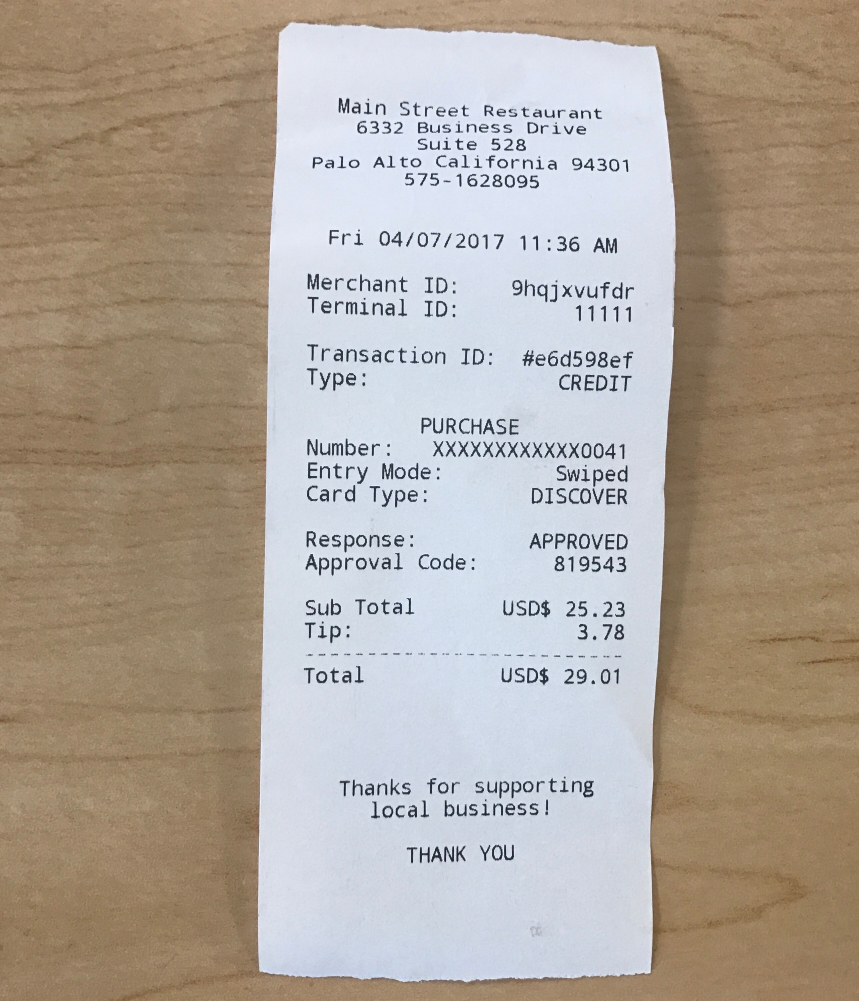
#> input picture data/Ticket.jpeg, 2577 x 3001 px (shown at 1/3 size)
$ python -i processing.py   (imports and definitions only)
#> lines starting #> are read from the running program, lines starting #| are printed output that depends on the picture; after the words box and inside, x2 and y2 are one past the last pixel; in counts of white or black regions, pixels touching at a corner belong together
#> further down, picture is the input picture: PIL image 2577x3001 RGB; mean R, G, B 175.3, 165.2, 154.3
import PIL
from PIL import Image
import numpy as np
import cv2
import matplotlib.pyplot as plt
import streamlit as st

def histogram(_img, gray_scale):
    img_array = np.array(_img.convert("L"))
    fig, ax = plt.subplots()
    ax.hist(img_array.ravel(), bins=256, range=(0, 256), color="green")
    ax.set_title("Intensités (niveaux de gris)")
    ax.set_xlabel("Luminosité (0-255)")
    ax.set_ylabel("Nombre de pixels")
    return fig

def otsu(_img):
    img_array = np.array(_img.convert("L"))
    threshold, image_bin = cv2.threshold(img_array, 0, 255, cv2.THRESH_BINARY + cv2.THRESH_OTSU)
    img_bin = Image.fromarray(image_bin)
    return (threshold, image_bin)

def morpho(_img_bin, kernel_size, iterations):
    kernel = np.ones((kernel_size, kernel_size), np.uint8)
    img = np.array(_img_bin)
    img_erode = cv2.erode(img, kernel, iterations)
    img_dilate = cv2.dilate(img, kernel, iterations)
    img_open = cv2.morphologyEx(img, cv2.MORPH_OPEN, kernel)
    img_close = cv2.morphologyEx(img, cv2.MORPH_CLOSE, kernel)
    return (img_erode, img_dilate, img_open, img_close)

def canny_edge_detection(_img, min_threshold=100, max_threshold=200):
    img_array = np.array(_img.convert("L"))
    edges = cv2.Canny(img_array, min_threshold, max_threshold)
    return Image.fromarray(edges)

def save_image(_img, filename):
    _img.save(filename)
    return filename

def full_processing_pipeline(_image_pil, bg_type="light", blur_strength=5, morph_val=3, min_area=500):
#> called with bg_type = 'light', blur_strength = 5, morph_val = 3, min_area = 500
    img_copy = _image_pil.copy()
    img_copy.thumbnail((500, 500))
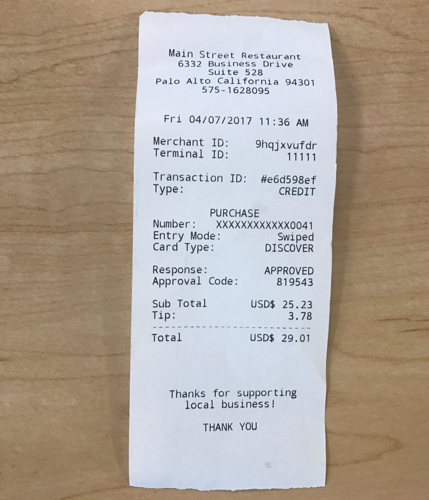
#> img_copy: PIL image 429x500 RGB; mean R, G, B 175.2, 165, 154.2
    img_area = img_copy.size[0] * img_copy.size[1]
#> img_area = 214500
    img_rgb = np.array(img_copy.convert('RGB'))
    img_gray = cv2.cvtColor(img_rgb, cv2.COLOR_RGB2GRAY)
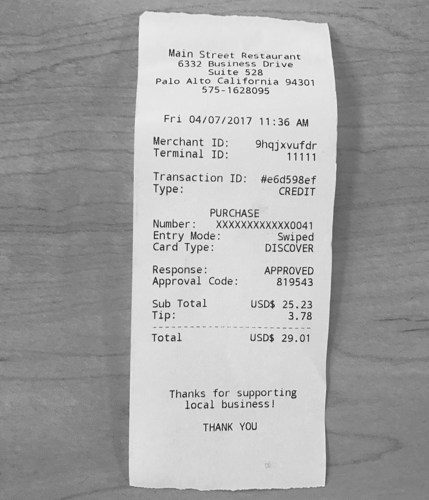
#> img_gray: shape (500, 429); min 35, max 249, mean 166.8
    k_blur = blur_strength if blur_strength % 2 != 0 else blur_strength + 1
    img_blurred = cv2.GaussianBlur(img_gray, (k_blur, k_blur), 0)
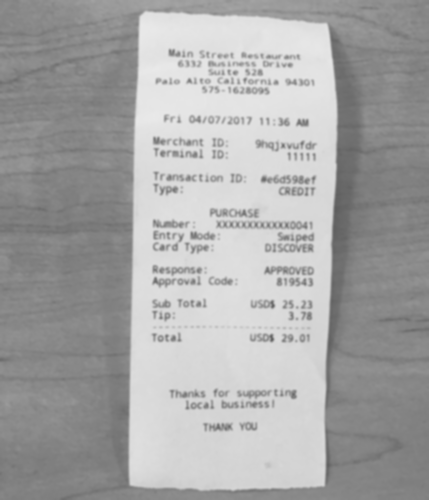
#> img_blurred: shape (500, 429); min 94, max 233, mean 166.8
    mode = cv2.THRESH_BINARY_INV if bg_type == "light" else cv2.THRESH_BINARY
    if bg_type == "light":
        img_bin = cv2.adaptiveThreshold(
            img_blurred, 255,
            cv2.ADAPTIVE_THRESH_GAUSSIAN_C,
            cv2.THRESH_BINARY,
            11, 2)
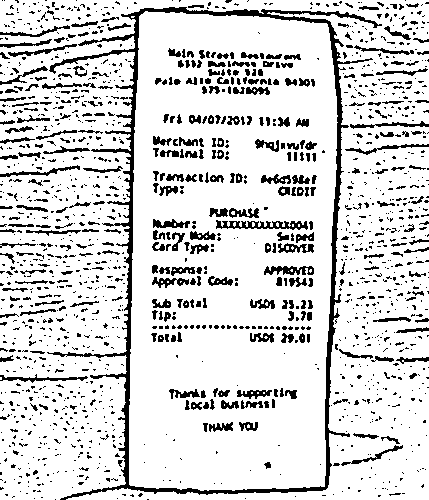
#> img_bin: shape (500, 429); 84.5% white; 1561 black regions (1230 under 20 px), largest, box (x1, y1, x2, y2) and area: (47, 7, 382, 500) 8013, (216, 220, 308, 230) 484, (264, 266, 314, 275) 290
    else:
        img_bin = cv2.adaptiveThreshold(
            img_blurred, 255,
            cv2.ADAPTIVE_THRESH_GAUSSIAN_C,
            cv2.THRESH_BINARY_INV,
            11, 2)
    kernel = np.ones((morph_val, morph_val), np.uint8)
    img_morpho = cv2.morphologyEx(img_bin, cv2.MORPH_OPEN, kernel)
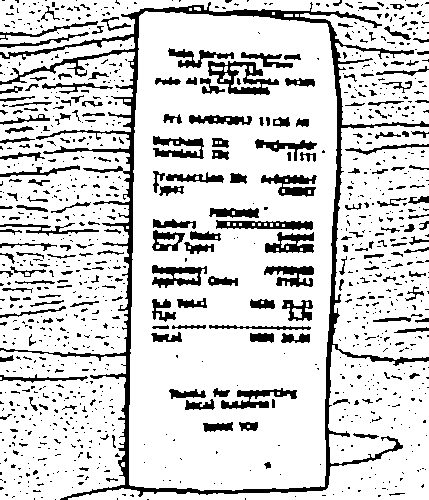
#> img_morpho: shape (500, 429); 82.6% white; 1051 black regions (842 under 20 px)
    img_final_render = img_rgb.copy()
    contours, _ = cv2.findContours(img_morpho, cv2.RETR_EXTERNAL, cv2.CHAIN_APPROX_SIMPLE)
#> contours = 18 contours, 11 with area under 20; largest, box (x1, y1, x2, y2) and area: (129, 11, 337, 491) 92850, (0, 52, 135, 355) 32466, (333, 125, 429, 360) 19435, (0, 0, 429, 125) 16745, (0, 350, 126, 500) 16478, (68, 345, 429, 500) 14934, (0, 37, 135, 82) 1638
    real_count = 0
    for cnt in contours:
        area = cv2.contourArea(cnt)
        if area > min_area and area < 0.8 * img_area:
            x, y, w, h = cv2.boundingRect(cnt)
            cv2.rectangle(img_final_render, (x, y), (x + w, y + h), (0, 255, 0), 2)
            real_count += 1
#> this loop made 18 passes
#> (area, x, y, w, h) on passes 3, 4, 6, 9, 10, 15, 18: (16477.5, 0, 350, 126, 150), (14934.5, 68, 345, 361, 155), (19435, 333, 125, 96, 235), (32466.5, 0, 52, 135, 303), (1638, 0, 37, 135, 45), (92850.5, 129, 11, 208, 480), (16745, 0, 0, 429, 125)
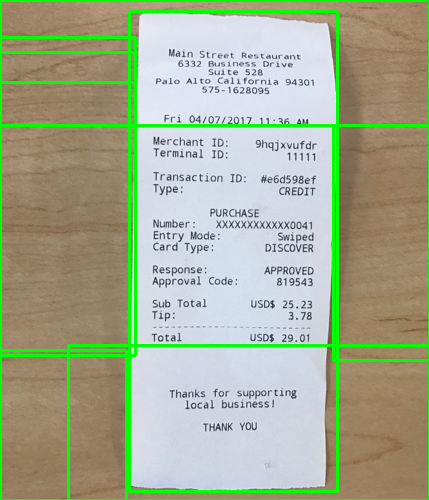
#> img_final_render: shape (500, 429, 3); 6.49% of pixels changed, all inside (x1, y1, x2, y2) = (0, 0, 429, 500)
#> after the loop, real_count = 7
    return {
        "gris": Image.fromarray(img_gray),
        "bin": Image.fromarray(img_bin),
        "morpho": Image.fromarray(img_morpho),
        "final": Image.fromarray(img_final_render),
        "count": real_count,
    }

>>> from PIL import Image
>>> picture = Image.open('data/Ticket.jpeg')
>>> result = full_processing_pipeline(picture)
#> result = 5 items
